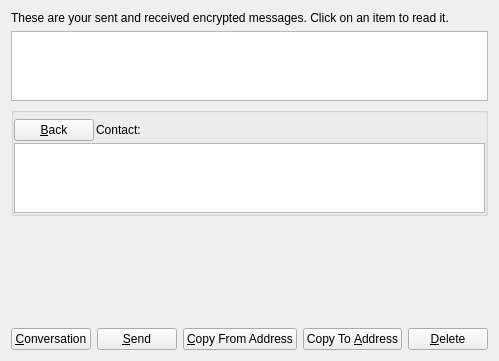
<?xml version="1.0" encoding="UTF-8"?>
<ui version="4.0">
 <class>MessagePage</class>
 <widget class="QWidget" name="MessagePage">
  <property name="geometry">
   <rect>
    <x>0</x>
    <y>0</y>
    <width>293</width>
    <height>219</height>
   </rect>
  </property>
  <property name="windowTitle">
   <string>Address Book</string>
  </property>
  <layout class="QVBoxLayout" name="verticalLayout_2">
   <item>
    <widget class="QLabel" name="labelExplanation">
     <property name="text">
      <string>These are your sent and received encrypted messages. Click on an item to read it.</string>
     </property>
     <property name="textFormat">
      <enum>Qt::PlainText</enum>
     </property>
     <property name="wordWrap">
      <bool>true</bool>
     </property>
    </widget>
   </item>
   <item>
    <widget class="QTableView" name="tableView">
     <property name="contextMenuPolicy">
      <enum>Qt::CustomContextMenu</enum>
     </property>
     <property name="toolTip">
      <string>Click on a message to view it</string>
     </property>
     <property name="tabKeyNavigation">
      <bool>false</bool>
     </property>
     <property name="alternatingRowColors">
      <bool>true</bool>
     </property>
     <property name="selectionMode">
      <enum>QAbstractItemView::SingleSelection</enum>
     </property>
     <property name="selectionBehavior">
      <enum>QAbstractItemView::SelectRows</enum>
     </property>
     <property name="sortingEnabled">
      <bool>true</bool>
     </property>
     <attribute name="verticalHeaderVisible">
      <bool>false</bool>
     </attribute>
    </widget>
   </item>
   <item>
    <layout class="QVBoxLayout" name="verticalLayout">
     <item>
      <widget class="QGroupBox" name="messageDetails">
       <property name="title">
        <string/>
       </property>
       <layout class="QVBoxLayout" name="verticalLayout_4">
        <property name="spacing">
         <number>2</number>
        </property>
        <property name="leftMargin">
         <number>0</number>
        </property>
        <property name="topMargin">
         <number>6</number>
        </property>
        <property name="rightMargin">
         <number>0</number>
        </property>
        <property name="bottomMargin">
         <number>0</number>
        </property>
        <item>
         <layout class="QHBoxLayout" name="horizontalLayout_3">
          <item>
           <widget class="QPushButton" name="backButton">
            <property name="text">
             <string>&amp;Back</string>
            </property>
            <property name="icon">
             <iconset resource="../bitcoin.qrc">
              <normaloff>:/icons/quit</normaloff>:/icons/quit</iconset>
            </property>
           </widget>
          </item>
          <item>
           <widget class="QLabel" name="labelContact">
            <property name="text">
             <string>Contact:</string>
            </property>
           </widget>
          </item>
          <item>
           <widget class="QLabel" name="contactLabel">
            <property name="text">
             <string/>
            </property>
           </widget>
          </item>
          <item>
           <spacer name="horizontalSpacer_3">
            <property name="orientation">
             <enum>Qt::Horizontal</enum>
            </property>
            <property name="sizeHint" stdset="0">
             <size>
              <width>40</width>
              <height>20</height>
             </size>
            </property>
           </spacer>
          </item>
         </layout>
        </item>
        <item>
         <widget class="QListView" name="listConversation">
          <property name="styleSheet">
           <string notr="true">#listConversation { color: #000000; }</string>
          </property>
         </widget>
        </item>
        <item>
         <layout class="QVBoxLayout" name="verticalLayout_3"/>
        </item>
       </layout>
      </widget>
     </item>
     <item>
      <widget class="MRichTextEdit" name="messageEdit" native="true">
       <property name="minimumSize">
        <size>
         <width>0</width>
         <height>100</height>
        </size>
       </property>
      </widget>
     </item>
     <item>
      <layout class="QHBoxLayout" name="horizontalLayout">
       <item>
        <widget class="QPushButton" name="newButton">
         <property name="text">
          <string>&amp;Conversation</string>
         </property>
         <property name="icon">
          <iconset resource="../bitcoin.qrc">
           <normaloff>:/icons/add</normaloff>:/icons/add</iconset>
         </property>
        </widget>
       </item>
       <item>
        <widget class="QPushButton" name="sendButton">
         <property name="toolTip">
          <string>Sign a message to prove you own a Kraken address</string>
         </property>
         <property name="text">
          <string>&amp;Send</string>
         </property>
         <property name="icon">
          <iconset resource="../bitcoin.qrc">
           <normaloff>:/icons/send</normaloff>:/icons/send</iconset>
         </property>
        </widget>
       </item>
       <item>
        <widget class="QPushButton" name="copyFromAddressButton">
         <property name="toolTip">
          <string>Copy the currently selected address to the system clipboard</string>
         </property>
         <property name="text">
          <string>&amp;Copy From Address</string>
         </property>
         <property name="icon">
          <iconset resource="../bitcoin.qrc">
           <normaloff>:/icons/editcopy</normaloff>:/icons/editcopy</iconset>
         </property>
        </widget>
       </item>
       <item>
        <widget class="QPushButton" name="copyToAddressButton">
         <property name="toolTip">
          <string>Copy the currently selected address to the system clipboard</string>
         </property>
         <property name="text">
          <string>Copy To &amp;Address</string>
         </property>
         <property name="icon">
          <iconset resource="../bitcoin.qrc">
           <normaloff>:/icons/editcopy</normaloff>:/icons/editcopy</iconset>
         </property>
        </widget>
       </item>
       <item>
        <widget class="QPushButton" name="deleteButton">
         <property name="toolTip">
          <string>Delete the currently selected address from the list</string>
         </property>
         <property name="text">
          <string>&amp;Delete</string>
         </property>
         <property name="icon">
          <iconset resource="../bitcoin.qrc">
           <normaloff>:/icons/remove</normaloff>:/icons/remove</iconset>
         </property>
        </widget>
       </item>
       <item>
        <spacer name="horizontalSpacer">
         <property name="orientation">
          <enum>Qt::Horizontal</enum>
         </property>
         <property name="sizeHint" stdset="0">
          <size>
           <width>40</width>
           <height>20</height>
          </size>
         </property>
        </spacer>
       </item>
      </layout>
     </item>
    </layout>
   </item>
  </layout>
 </widget>
 <customwidgets>
  <customwidget>
   <class>MRichTextEdit</class>
   <extends>QWidget</extends>
   <header>mrichtextedit.h</header>
   <container>1</container>
  </customwidget>
 </customwidgets>
 <resources>
  <include location="../bitcoin.qrc"/>
 </resources>
 <connections/>
</ui>
